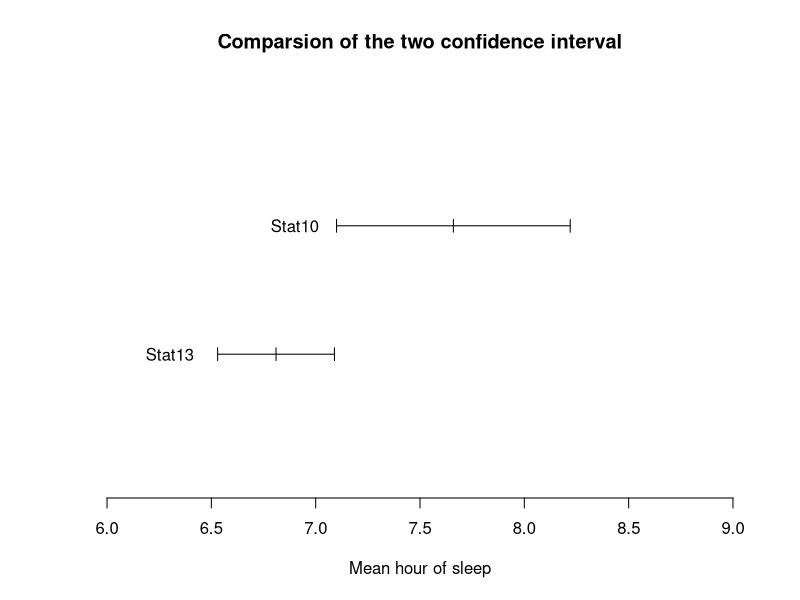

R code for this plot:
####11.32 example####

plot(c(0,3),type='n',xlim=c(6,9),xlab='Mean hour of sleep',ylab='',axes=F,
     main='Comparsion of the two confidence interval')

lines(c(7.1,8.22),c(2,2))
text(6.9,2,labels='Stat10')
lines(c(7.1,7.1),c(1.95,2.05))
lines(c(7.66,7.66),c(1.95,2.05))
lines(c(8.22,8.22),c(1.95,2.05))

lines(c(6.53,7.09),c(1,1))
text(6.3,1,labels='Stat13')
lines(c(6.53,6.53),c(0.95,1.05))
lines(c(6.81,6.81),c(0.95,1.05))
lines(c(7.09,7.09),c(0.95,1.05))

axis(1)

